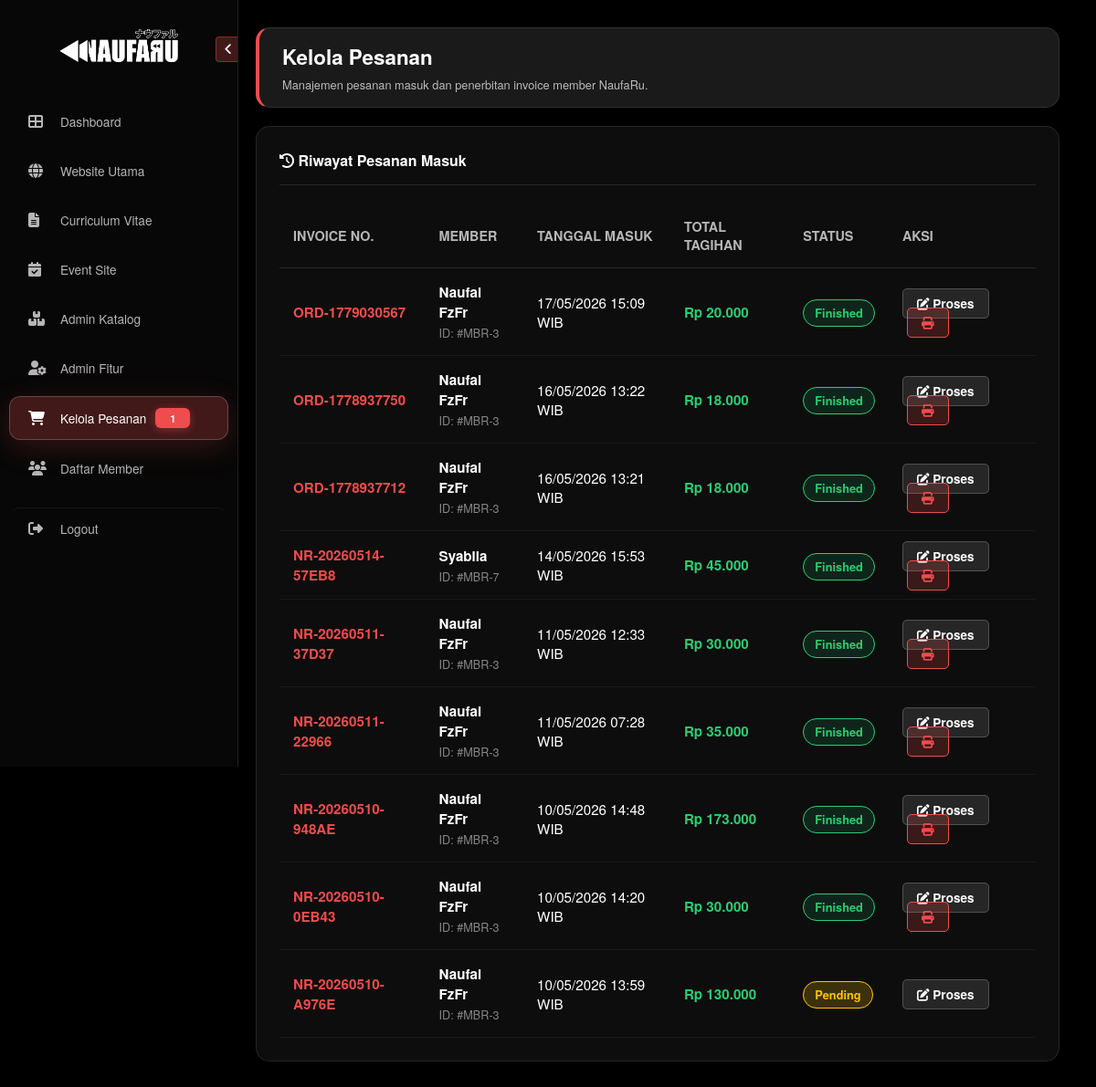
The app's page /admin/kelola_pesanan.php (signed in), older data.
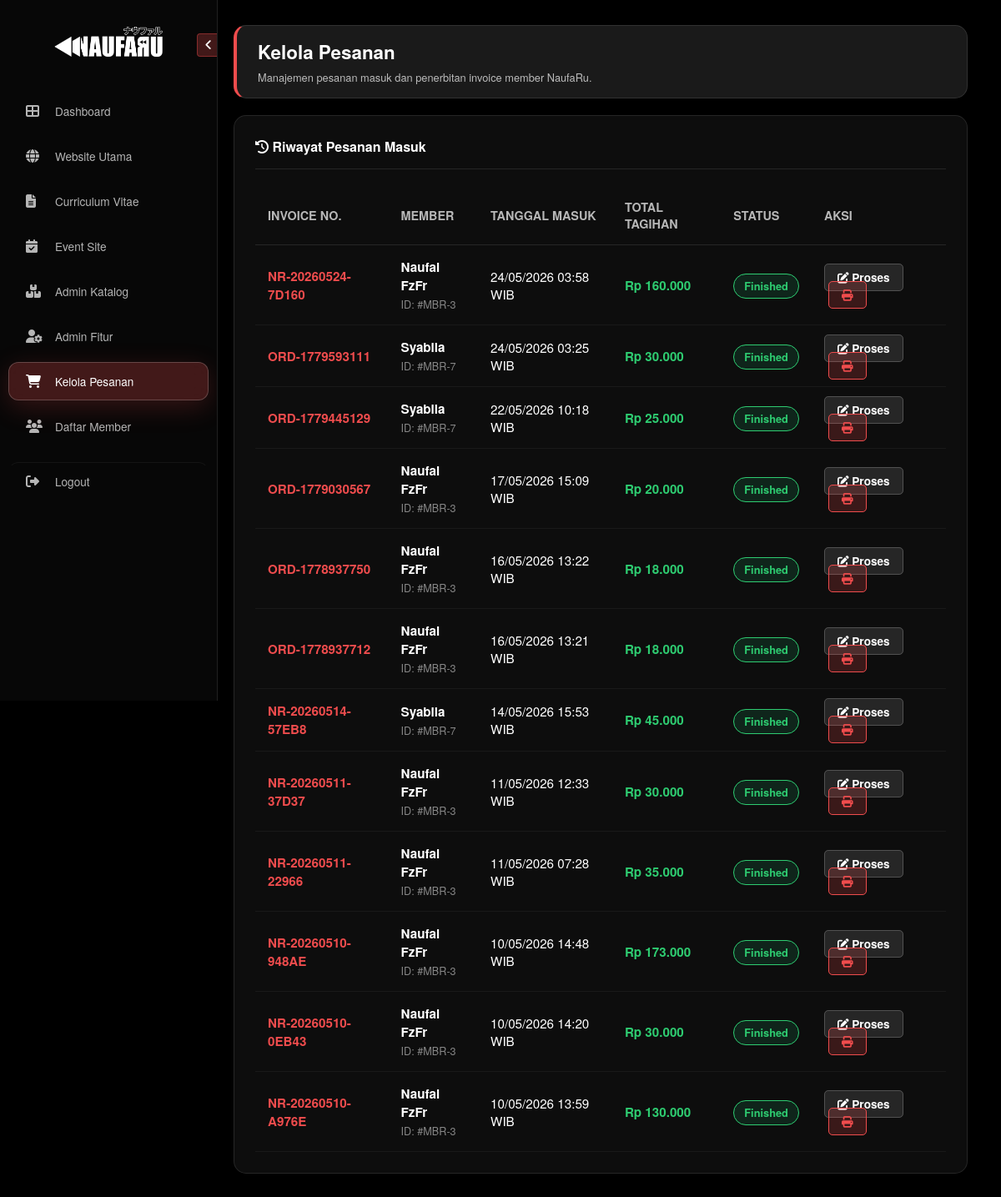
The same page, newer data.
### tables this page shows
CREATE TABLE `orders` (
  `id` int(11) NOT NULL,
  `order_number` varchar(20) NOT NULL,
  `invoice_number` varchar(50) DEFAULT NULL,
  `invoice_date` date DEFAULT NULL,
  `member_id` int(11) DEFAULT NULL,
  `guest_name` varchar(255) DEFAULT NULL,
  `guest_address` text DEFAULT NULL,
  `total_price` decimal(15,2) DEFAULT 0.00,
  `discount` decimal(15,2) DEFAULT 0.00,
  `status` enum('Pending','Process','Finished','Canceled') DEFAULT 'Pending',
  `is_invoice` tinyint(1) DEFAULT 0,
  `created_at` timestamp NOT NULL DEFAULT current_timestamp(),
  `updated_at` timestamp NOT NULL DEFAULT current_timestamp() ON UPDATE current_timestamp(),
  `catatan` text DEFAULT NULL
);

CREATE TABLE `users_member` (
  `id` int(11) NOT NULL,
  `username` varchar(50) NOT NULL,
  `password` varchar(255) NOT NULL,
  `nama_lengkap` varchar(100) DEFAULT NULL,
  `foto_profil` varchar(255) DEFAULT 'default-member.png',
  `no_hp` varchar(20) NOT NULL,
  `alamat` text NOT NULL,
  `pekerjaan` varchar(100) DEFAULT NULL,
  `created_at` timestamp NOT NULL DEFAULT current_timestamp()
);

### admin/kelola_pesanan.php (the view, shortened to what this page needs)
<?php
include '../config.php';
$q_pending = mysqli_query($conn, "SELECT COUNT(*) as total FROM orders WHERE status = 'Pending'");
$pending_data = mysqli_fetch_assoc($q_pending);
$total_pending = $pending_data['total'] ?? 0;
?>
<!DOCTYPE html>
<html lang="id">
<head>
    <link rel="stylesheet" href="https://cdnjs.cloudflare.com/ajax/libs/font-awesome/6.6.0/css/all.min.css">
    <link rel="stylesheet" href="admin_style.css">
</head>
<body>
    <aside class="sidebar" id="sidebar">
        <div class="sidebar-header">
            <img src="../assets/imgs/logo-white.png" alt="Logo" class="sidebar-logo">
            <button class="toggle-btn" id="toggleBtn">
                <i class="fas fa-angle-left" id="toggleIcon"></i>
            </button>
        </div>
        <nav>
            <a href="admin_dashboard.php" class="nav-link"><i class="fas fa-th-large"></i> <span class="scramble-text" data-value="Dashboard">Dashboard</span></a>
            <a href="main_website.php" class="nav-link"><i class="fas fa-globe"></i> <span class="scramble-text" data-value="Website Utama">Website Utama</span></a>
            <a href="#" class="nav-link"><i class="fas fa-file-alt"></i> <span class="scramble-text" data-value="Curriculum Vitae">Curriculum Vitae</span></a>
            <a href="#" class="nav-link"><i class="fas fa-calendar-check"></i> <span class="scramble-text" data-value="Event Site">Event Site</span></a>
            <a href="admin_katalog.php" class="nav-link"><i class="fas fa-boxes"></i> <span class="scramble-text" data-value="Admin Katalog">Admin Katalog</span></a>
            <a href="admin_fitur.php" class="nav-link"><i class="fas fa-user-cog"></i> <span class="scramble-text" data-value="Admin Fitur">Admin Fitur</span></a>
            <a href="kelola_pesanan.php" class="nav-link active">
                <i class="fas fa-shopping-cart"></i>
                <span class="scramble-text" data-value="Kelola Pesanan">Kelola Pesanan</span>
                <?php if($total_pending > 0): ?>
                    <span class="pending-badge"><?= $total_pending ?></span>
                <?php endif; ?>
            </a>
            <a href="admin_member.php" class="nav-link"><i class="fas fa-users"></i> <span class="scramble-text" data-value="Daftar Member">Daftar Member</span></a>
            <a href="logout.php" class="nav-link logout-link"><i class="fas fa-sign-out-alt"></i> <span class="scramble-text" data-value="Logout">Logout</span></a>
        </nav>
    </aside>
    <main class="main-content">
        <div class="glass-card welcome-card">
            <h1>Kelola <b>Pesanan</b></h1>
            <p>Manajemen pesanan masuk dan penerbitan invoice member NaufaRu.</p>
        </div>
        <div class="glass-card" style="margin-top: 20px; padding: 25px;">
            <h4 style="font-size: 1rem; border-bottom: 1px solid var(--glass-border); padding-bottom: 15px; margin-bottom: 0px; margin-top: 0px;">
                <i class="fas fa-history me-2"></i> Riwayat Pesanan Masuk
            </h4>
            <div style="overflow-x: auto;">
                <table class="order-table">
                    <thead>
                        <tr>
                            <th>Invoice No.</th>
                            <th>Member</th>
                            <th>Tanggal Masuk</th>
                            <th>Total Tagihan</th>
                            <th>Status</th>
                            <th>Aksi</th>
                        </tr>
                    </thead>
                    <tbody>
                        <?php
                        $query = "SELECT o.*, m.nama_lengkap
                                  FROM orders o
                                  JOIN users_member m ON o.member_id = m.id
                                  ORDER BY o.created_at DESC";
                        $result = mysqli_query($conn, $query);
                        if (mysqli_num_rows($result) > 0):
                            while ($row = mysqli_fetch_assoc($result)):
                                $status_label = ($row['status'] == 'Pending') ? 'Pending' : 'Finished';
                                $status_class = ($row['status'] == 'Pending') ? 'status-pending' : 'status-finished';
                        ?>
                            <tr>
                                <td style="color: #EF4C4D; font-weight: bold;"><?= $row['order_number'] ?></td>
                                <td>
                                    <b><?= htmlspecialchars($row['nama_lengkap']) ?></b><br>
                                    <small style="opacity: 0.5;">ID: #MBR-<?= $row['member_id'] ?></small>
                                </td>
                                <td><?= date('d/m/Y H:i', strtotime($row['created_at'])) ?> WIB</td>
                                <td style="color: #2ecc71; font-weight: bold;">Rp <?= number_format($row['total_price'], 0, ',', '.') ?></td>
                                <td><span class="status-badge <?= $status_class ?>"><?= $status_label ?></span></td>
                                <td>
                                    <a href="detail_pesanan.php?id=<?= $row['id'] ?>" class="btn-action">
                                        <i class="fas fa-edit"></i> Proses
                                    </a>
                                    <?php if($row['status'] == 'Finished'): ?>
                                        <a href="invoice_print.php?id=<?= $row['id'] ?>" target="_blank" class="btn-action btn-print">
                                            <i class="fas fa-print"></i>
                                        </a>
                                    <?php endif; ?>
                                </td>
                            </tr>
                        <?php
                            endwhile;
                        endif; ?>
                    </tbody>
                </table>
            </div>
        </div>
    </main>
</body>
</html>

### admin/admin_style.css (style rules this page uses)
:root { --accent: #EF4C4D; --glass-bg: rgba(255, 255, 255, 0.05); --glass-bright: rgba(255, 255, 255, 0.1); --glass-border: rgba(255, 255, 255, 0.1); --sidebar-width: 240px; --sidebar-collapsed: 70px; }
body { margin: 0; font-family: 'Helvetica Neue', Arial, sans-serif; background: #000; background-image: url('../assets/imgs/bg-1.jpg'); background-size: cover; background-attachment: fixed; background-position: center; color: white; min-height: 100vh; overflow-x: hidden; }
body::before { content: ''; position: fixed; top: 0; left: 0; right: 0; bottom: 0; background: rgba(0, 0, 0, 0.75); z-index: -1; }
.sidebar { width: var(--sidebar-width); height: 100vh; position: fixed; background: rgba(10, 10, 10, 0.7); backdrop-filter: blur(20px); border-right: 1px solid var(--glass-border); padding: 20px 10px; z-index: 1000; transition: all 0.4s cubic-bezier(0.4, 0, 0.2, 1); }
.sidebar-header { display: flex; flex-direction: column; align-items: center; justify-content: center; margin-bottom: 30px; position: relative; min-height: 60px; }
.toggle-btn { position: absolute; top: 20px; right: -14px; background: rgba(239, 76, 77, 0.25); backdrop-filter: blur(8px); border: 1px solid rgba(239, 76, 77, 0.4); color: white; width: 28px; height: 28px; border-radius: 4px; cursor: pointer; display: flex; align-items: center; justify-content: center; z-index: 1010; transition: all 0.3s ease; }
#toggleIcon { transition: transform 0.4s cubic-bezier(0.4, 0, 0.2, 1); font-size: 0.9rem; }
.nav-link { color: rgba(255, 255, 255, 0.7); text-decoration: none; padding: 12px; display: flex; align-items: center; justify-content: flex-start; border-radius: 12px; margin-bottom: 8px; transition: all 0.4s cubic-bezier(0.25, 0.46, 0.45, 0.94); font-size: 0.85rem; border: 1px solid transparent; }
.nav-link i { min-width: 35px; font-size: 1rem; }
.nav-link span { transition: 0.2s; }
.nav-link:hover, .nav-link.active { background: rgba(239, 76, 77, 0.25) !important; backdrop-filter: blur(12px) !important; -webkit-backdrop-filter: blur(12px); border: 1px solid rgba(255, 255, 255, 0.2) !important; color: #ffffff !important; box-shadow: 0 8px 32px 0 rgba(239, 76, 77, 0.2); transition: all 0.3s ease; }
.logout-link { margin-top: 20px; border-top: 1px solid rgba(255, 255, 255, 0.05); padding-top: 15px; }
.sidebar-logo { width: 130px; height: auto; transition: opacity 0.3s ease, transform 0.3s ease; opacity: 1; visibility: visible; }
.sidebar { overflow-x: hidden; white-space: nowrap; }
.main-content { margin-left: var(--sidebar-width); padding: 30px 40px; transition: all 0.4s cubic-bezier(0.4, 0, 0.2, 1); }
.glass-card { background: var(--glass-bg); backdrop-filter: blur(15px); border: 1px solid var(--glass-border); border-radius: 15px; padding: 20px; margin-bottom: 20px; }
.welcome-card { background: var(--glass-bright); border-left: 4px solid var(--accent); padding: 15px 25px; }
.welcome-card h1 { font-size: 1.4rem; margin: 0; }
.welcome-card p { font-size: 0.8rem; margin: 5px 0 0; opacity: 0.7; }
.btn-action { background: var(--accent); color: white; border: none; padding: 8px 18px; border-radius: 8px; font-size: 0.8rem; font-weight: 600; transition: 0.3s; cursor: pointer; }
.nav-link { display: flex; align-items: center; padding: 12px 20px; }
.pending-badge { background-color: #EF4C4D; color: white; font-size: 0.7rem; font-weight: 800; padding: 3px 8px; border-radius: 6px; min-width: 22px; text-align: center; margin-left: 10px; box-shadow: 0 2px 10px rgba(239, 76, 77, 0.4); border: none; }

### admin/kelola_pesanan.php (style rules this page uses)
.order-table { width: 100%; border-collapse: collapse; color: white; margin-top: 20px; }
.order-table th { text-align: left; padding: 15px; border-bottom: 1px solid rgba(255, 255, 255, 0.1); font-size: 0.9rem; opacity: 0.7; text-transform: uppercase; }
.order-table td { padding: 15px; border-bottom: 1px solid rgba(255, 255, 255, 0.05); font-size: 0.95rem; }
.status-badge { padding: 5px 12px; border-radius: 50px; font-size: 0.8rem; font-weight: 600; }
.status-finished { background: rgba(25, 135, 84, 0.2); color: #2ecc71; border: 1px solid #2ecc71; }
.btn-action { padding: 6px 15px; border-radius: 5px; text-decoration: none; color: white; background: rgba(255, 255, 255, 0.1); border: 1px solid rgba(255, 255, 255, 0.2); font-size: 0.85rem; transition: 0.3s; }
.btn-print { background: rgba(239, 76, 77, 0.2); border-color: #EF4C4D; color: #EF4C4D; margin-left: 5px; }
.status-pending { background: rgba(255, 193, 7, 0.2); color: #ffc107; border: 1px solid #ffc107; }

Row changes from the older to the newer data that the page shows:
added orders: order_number "NR-20260524-7D160", member.nama_lengkap "Naufal FzFr", member "3", created_at "24/05/2026 03:58", total_price "160.000", status "Finished"
added orders: order_number "ORD-1779593111", member.nama_lengkap "Syabila", member "7", created_at "24/05/2026 03:25", total_price "30.000", status "Finished"
added orders: order_number "ORD-1779445129", member.nama_lengkap "Syabila", member "7", created_at "22/05/2026 10:18", total_price "25.000", status "Finished"
changed orders "NR-20260510-A976E": status "Pending" → "Finished"
Text that changed along with them:
$total_pending: "1" → (not shown)
